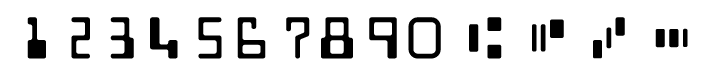
#> input picture Bank-Cheque-Number-OCR-master/Bank-Cheque-Number-OCR-master/refr.png, 708 x 79 px
$ python -i ip.py   (imports and definitions only)   (older library calls are emulated)
#> lines starting #> are read from the running program, lines starting #| are printed output that depends on the picture; after the words box and inside, x2 and y2 are one past the last pixel; in counts of white or black regions, pixels touching at a corner belong together
from flask import Flask, render_template, request, jsonify
import cv2
import numpy as np
from skimage.segmentation import clear_border
from imutils import contours
import imutils
import os

# [1 line not run here, left out]

charNames = ["1", "2", "3", "4", "5", "6", "7", "8", "9", "0","T", "U", "A", "D"]

def extractChNo(image, charCnts, minW=5, minH=15):
    charIter = charCnts.__iter__()
    rois = []
    locs = []

    while True:
        try:
            c = next(charIter)
            (cX, cY, cW, cH) = cv2.boundingRect(c)
            roi = None

            if cW >= minW and cH >= minH:
                roi = image[cY:cY + cH, cX:cX + cW]
                rois.append(roi)
                locs.append((cX, cY, cX + cW, cY + cH))
            else:
                parts = [c,next(charIter), next(charIter)]
                (sXA, sYA, sXB, sYB) = (np.inf, np.inf, -np.inf,-np.inf)

                for p in range(0,3):
                    (pX, pY, pW, pH) = cv2.boundingRect(parts[p])
                    sXA = min(sXA, pX)
                    sYA = min(sYA, pY)
                    sXB = max(sXB, pX + pW)
                    sYB = max(sYB, pY + pH)

                roi = image[sYA:sYB, sXA:sXB]
                rois.append(roi)
                locs.append((sXA, sYA, sXB, sYB))
        except StopIteration:
            break
    return (rois, locs)

def ocr_check(image_path):
#> called with image_path = 'refr.png'
    ref = cv2.imread("refr.png")
#> ref is the input picture: shape (79, 708, 3); min 0, max 255, mean 222.6
    ref = cv2.cvtColor(ref, cv2.COLOR_BGR2GRAY)
#> ref: shape (79, 708)
    ref = imutils.resize(ref, width=500)
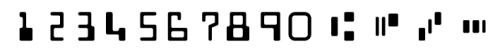
#> ref: shape (55, 500); min 0, max 255, mean 222.6
    ref = cv2.threshold(ref, 0, 255, cv2.THRESH_BINARY_INV | cv2.THRESH_OTSU)[1]
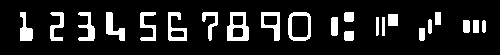
#> ref: shape (55, 500); 13% white; 22 white regions

    refCnts = cv2.findContours(ref.copy(), cv2.RETR_EXTERNAL, cv2.CHAIN_APPROX_SIMPLE)
#> refCnts = 22 contours; largest, box (x1, y1, x2, y2) and area: (288, 12, 311, 41) 579, (227, 12, 249, 41) 506, (261, 12, 280, 41) 336, (168, 12, 187, 41) 290, (106, 12, 125, 41) 214
    refCnts = imutils.grab_contours(refCnts)
    refCnts = contours.sort_contours(refCnts, method="left-to-right")[0]

    refROIs = extractChNo(ref, refCnts,minW=10, minH=20)[0]
#> the loop in extractChNo, `while True:` made 15 passes
#> (cX, cY, cW, cH) on passes 1 to 12: (20, 12, 13, 29), (50, 12, 14, 29), (78, 12, 17, 29), (106, 12, 19, 29), (140, 12, 16, 29), (168, 12, 19, 29), (202, 12, 16, 29), (227, 12, 22, 29), (261, 12, 19, 29), (288, 12, 23, 29), (331, 17, 7, 19), (376, 17, 3, 19)
#> after the loop in extractChNo, `while True:`: locs = 14 items, first 6: (20, 12, 33, 41), (50, 12, 64, 41), (78, 12, 95, 41), (106, 12, 125, 41), (140, 12, 156, 41), (168, 12, 187, 41); rois = 14 items
#> refROIs = 14 items
    chars = {}
    for (name, roi) in zip(charNames, refROIs):
        roi = cv2.resize(roi, (36, 36))
        chars[name] = roi
#> this loop made 14 passes
#> name on passes 1 to 12: '1', '2', '3', '4', '5', '6', '7', '8', '9', '0', 'T', 'U'
#> pass 1, in ocr_check, `roi = cv2.resize(roi, (36, 36))`:
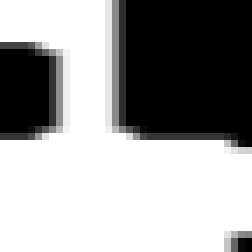
#> roi: shape (36, 36) (shown 7 times larger); min 0, max 255, mean 157.3
#> pass 2, in ocr_check, `roi = cv2.resize(roi, (36, 36))`:
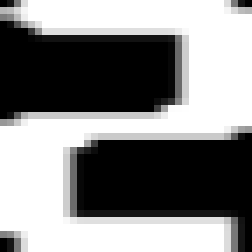
#> roi: shape (36, 36) (shown 7 times larger); min 0, max 255, mean 134.1
#> pass 3, in ocr_check, `roi = cv2.resize(roi, (36, 36))`:
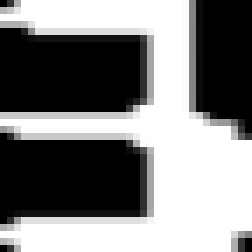
#> roi: shape (36, 36) (shown 7 times larger); min 0, max 255, mean 128.7
#> after the loop, chars = 14 items

    rectKernel = cv2.getStructuringElement(cv2.MORPH_RECT, (17, 7))
    output = []

    image = cv2.imread(image_path)
    (h, w) = image.shape[:2]
#> h = 79; w = 708
    delta = int(h - (h * 0.2))
#> delta = 63
    bottom = image[delta:h, 0:w]

    gray = cv2.cvtColor(bottom, cv2.COLOR_BGR2GRAY)
    blackhat = cv2.morphologyEx(gray, cv2.MORPH_BLACKHAT, rectKernel)

    gradX = cv2.Sobel(blackhat, ddepth=cv2.CV_32F, dx=1, dy=0,ksize=-1)
    gradX = np.absolute(gradX)
    (minVal, maxVal) = (np.min(gradX), np.max(gradX))
#> minVal = 0; maxVal = 0
    gradX = (255 * ((gradX - minVal) / (maxVal - minVal)))
    gradX = gradX.astype("uint8")

    gradX = cv2.morphologyEx(gradX, cv2.MORPH_CLOSE, rectKernel)
    thresh = cv2.threshold(gradX, 0, 255,cv2.THRESH_BINARY | cv2.THRESH_OTSU)[1]
    thresh = clear_border(thresh)

    groupCnts = cv2.findContours(thresh.copy(), cv2.RETR_EXTERNAL,cv2.CHAIN_APPROX_SIMPLE)
#> groupCnts = 0 contours
    groupCnts = imutils.grab_contours(groupCnts)
#> groupCnts = []
    groupLocs = []

    for (i, c) in enumerate(groupCnts):
        (x, y, w, h) = cv2.boundingRect(c+1)
        if w > 20 and h > 15:
            groupLocs.append((x, y, w, h))
#> this loop made 0 passes
#> after the loop, groupLocs = []

    groupLocs = sorted(groupLocs, key=lambda x:x[0])

    for (gX, gY, gW, gH) in groupLocs:
        groupOutput = []

        group = gray[gY - 5:gY + gH + 5, gX - 5:gX + gW + 5]
        group = cv2.threshold(group, 0, 255,cv2.THRESH_BINARY_INV | cv2.THRESH_OTSU)[1]

        charCnts = cv2.findContours(group.copy(), cv2.RETR_EXTERNAL,cv2.CHAIN_APPROX_SIMPLE)
        charCnts = imutils.grab_contours(charCnts)
        charCnts = contours.sort_contours(charCnts,method="left-to-right")[0]

        (rois, locs) = extractChNo(group, charCnts)

        for roi in rois:
            scores = []
            roi = cv2.resize(roi, (36, 36))
            for charName in charNames:
                result = cv2.matchTemplate(roi, chars[charName],cv2.TM_CCOEFF)
                (_, score, _, _) = cv2.minMaxLoc(result)
                scores.append(score)

            groupOutput.append(charNames[np.argmax(scores)])

        output.append("".join(groupOutput))
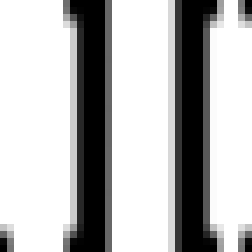
#> roi: shape (36, 36) (shown 7 times larger); min 0, max 255, mean 183.3
#> after the loop, output = []

    return {
#> (the run stopped early here; a loop or call above may not have finished)
